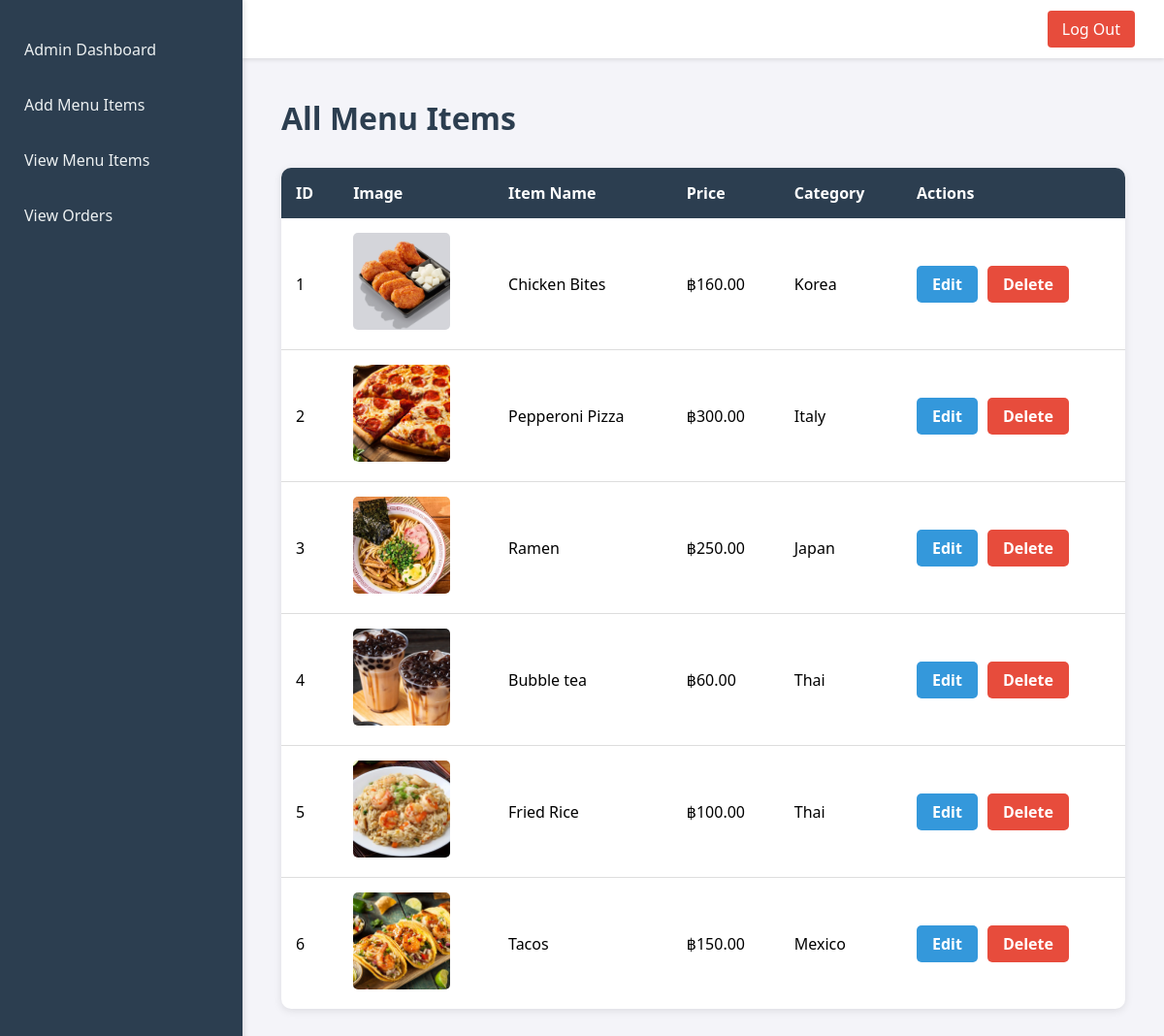
/admin/view_items.php (signed in), run on the app's committed database.
### tables this page shows
CREATE TABLE `menu_items` (
  `id` int(11) NOT NULL,
  `name` varchar(255) NOT NULL,
  `price` float NOT NULL,
  `category` varchar(100) NOT NULL,
  `image` varchar(255) NOT NULL
);

### admin/view_items.php (the view, shortened to what this page needs)
<?php
include "../db.php";
if(isset($_SESSION['user_id'])){
    if($_SESSION['user_type'] == "admin"){
        $sql = "select * from menu_items";
        $result = mysqli_query($conn,$sql);
    }
}
else{
    header("Location: ../login.php");
    exit();
}
?>
<!DOCTYPE html>
<html lang="en">
<head>
</head>
<body>
    <div class="header">
        <a href="../logout.php">Log Out</a>
    </div>
    <div class="sidebar">
        <a href="admin_dashboard.php">Admin Dashboard</a>
        <a href="add_items.php">Add Menu Items</a>
        <a href="view_items.php">View Menu Items</a>
        <a href="view_order_items.php">View Orders</a>
    </div>
    <div class="main">
        <h2>All Menu Items</h2>
        <table>
            <thead>
                <tr>
                    <th>ID</th>
                    <th>Image</th>
                    <th>Item Name</th>
                    <th>Price</th>
                    <th>Category</th>
                    <th>Actions</th>
                </tr>
            </thead>
            <tbody>
                <?php while($row = mysqli_fetch_assoc($result)){ ?>
                <tr>
                    <td><?php echo $row['id']; ?></td>
                    <td><img src="../image/<?php echo $row['image']; ?>" alt="<?php echo $row['name']; ?>"></td>
                    <td><?php echo htmlspecialchars($row['name']); ?></td>
                    <td>฿<?php echo number_format($row['price'], 2); ?></td>
                    <td><?php echo htmlspecialchars($row['category']); ?></td>
                    <td>
                        <div class="action-buttons">
                            <a href="edit_item.php?edit_id=<?php echo $row['id']; ?>" class="edit-btn">Edit</a>
                            <a href="view_items.php?delete_id=<?php echo $row['id']; ?>"
                               class="delete-btn"
                               onclick="return confirm('Are you sure you want to delete this item?')">Delete</a>
                        </div>
                    </td>
                </tr>
                <?php } ?>
            </tbody>
        </table>
    </div>
</body>
</html>

### admin/view_items.php (style rules this page uses)
* { padding: 0; margin: 0; box-sizing: border-box; font-family: 'Segoe UI', Tahoma, Geneva, Verdana, sans-serif; }
body { background-color: #f4f4f9; }
.header { padding: 15px 30px; background-color: #ffffff; color: #333; margin-left: 250px; box-shadow: 0 2px 4px rgba(0, 0, 0, 0.1); display: flex; justify-content: flex-end; align-items: center; height: 60px; }
.header a { text-decoration: none; color: white; padding: 8px 15px; background: #e74c3c; border-radius: 4px; transition: background 0.3s; }
.sidebar { background-color: #2c3e50; color: #ecf0f1; position: fixed; top: 0; height: 100%; width: 250px; padding-top: 20px; box-shadow: 2px 0 5px rgba(0, 0, 0, 0.1); }
.sidebar a { text-decoration: none; display: block; padding: 15px 20px; margin: 5px 0; color: #ecf0f1; transition: background-color 0.3s, color 0.3s; border-left: 5px solid transparent; }
.main { margin-left: 250px; padding: 40px; }
.main h2 { color: #2c3e50; margin-bottom: 30px; font-size: 2em; }
table { width: 100%; background-color: white; border-radius: 10px; overflow: hidden; box-shadow: 0 2px 8px rgba(0, 0, 0, 0.1); border-collapse: collapse; }
thead { background-color: #2c3e50; color: white; }
th { padding: 15px; text-align: left; font-weight: 600; }
td { padding: 15px; border-bottom: 1px solid #ddd; }
tbody tr:last-child td { border-bottom: none; }
td img { width: 100px; height: 100px; object-fit: cover; border-radius: 5px; }
.action-buttons { display: flex; gap: 10px; }
.edit-btn, .delete-btn { padding: 8px 16px; border: none; border-radius: 5px; cursor: pointer; font-weight: 600; text-decoration: none; display: inline-block; transition: background-color 0.3s; }
.edit-btn { background-color: #3498db; color: white; }
.delete-btn { background-color: #e74c3c; color: white; }

### data on the page
menu_items: id "1", image+name (picture), name "Chicken Bites", price "160.00", category "Korea"
menu_items: id "2", image (picture), name "Pepperoni Pizza", price "300.00", category "Italy"
menu_items: id "3", image+name (picture), name "Ramen", price "250.00", category "Japan"
menu_items: id "4", image+name (picture), name "Bubble tea", price "60.00", category "Thai"
menu_items: id "5", image (picture), name "Fried Rice", price "100.00", category "Thai"
menu_items: id "6", image+name (picture), name "Tacos", price "150.00", category "Mexico"
